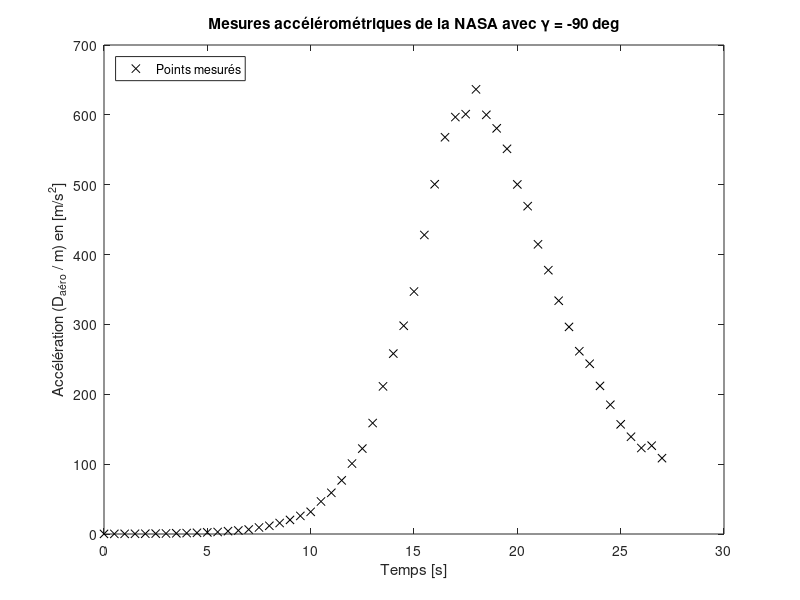
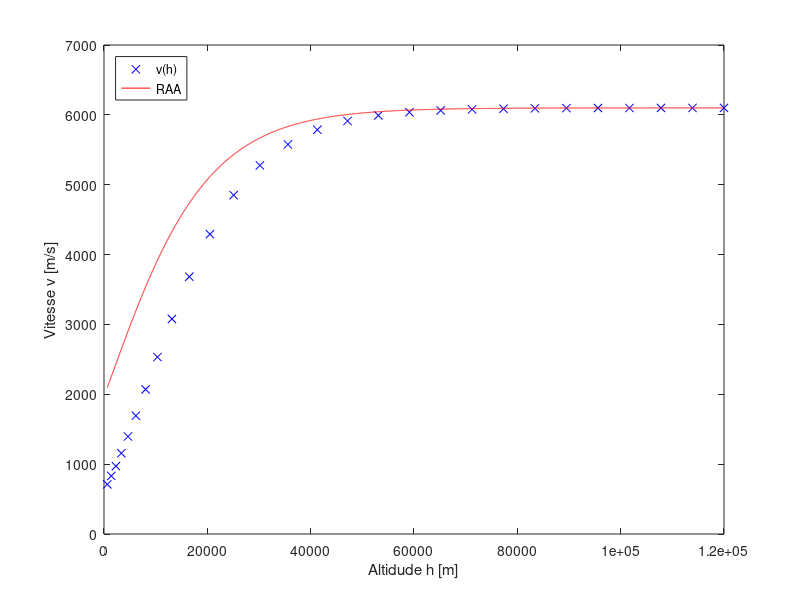

Reproduce these figures in MATLAB, in order.
clc
clear all
close all

load Accelero_Data_from_NASA

% ======== Paramètres ========  %
% NOTE : Mettre tout les angles en RADIANS dans les équations

m = 50;                 % kg            Masse de la capsule)
J = 1.5;                % kg-m^2        Inertie de la capsule)
R_mars = 3397e3;        % m             Rayon de mars
mu_mars = 42830e9;      % m^3/s^2       Paramètre grav. de Mars
%rho0 = ???             % ???           Densité atmosphérique à h0
%hs = ???               % ???           Facteur d'échelle de la densité
S = 0.8;                % m^2           Surface aéro. de la capsule
d = 0.05;               % m             Dimension aéro. de la capsule
CD0 = 1.2;              %               Coefficient de la trainée
CLa = 0.8;              %               Coefficient de la portance
CMa = -0.07;            %               Coefficient de couple
CMq = -0.05;            %               Coefficient d'amortissement
CMd = 0.1;              %               Coefficient de volet aéro.

% ======== Condition intiales ======== %

v_ini = 6100;           % m/s
gamma_ini = -20.5;      % deg       !!!
h_ini = 120000;         % m
s_ini = 0.0;            % deg       !!!
theta_ini = -80;        % deg       !!!
q_ini = 0.0;            % deg/s     !!!

% ======== Condition finales désirées ======== %

v_fin1 = 250;           % m/s       
v_fin2 = 300;           % m/s
h_fin = 10000;          % m

% ======== Contraintes ======== %

Delta_t_lim = 40;        % s
P_dyn_max = 9500;        % N/m^2
% │theta_cmd│ < 60 deg


%% Résultat de la NASA

% ======== Condition intiales ======== %

v_ini_nasa = 6100;          % m/s
gamma_ini_nasa = -90;       % deg       
h_ini_nasa = 120000;        % m
s_ini_nasa = 0.0;           % deg       
theta_ini_nasa = -90;       % deg       
q_ini_nasa = 0.0;           % deg/s     


% ======== Bruit de mesure et Paramètre Balistique ======== %
sigma_n = 0.035;            % ??? car sigma_n((a_mes-a_approx)/a_mes) donc mult ???
B = CD0*S/m;                % m^2/kg

%% Identification

figure(1)
plot(t,acc_mes,'kx')
xlabel('Temps [s]')
ylabel('Accélération (D_{aéro} / m) en [m/s^2]')
legend('Points mesurés','Location','NorthWest')
title('Mesures accélérométriques de la NASA avec \gamma = -90 deg')





% Intégrons les données pour obtenir v(h). On cherche donc deux set de
% données qui donne des v et des h pour des temps identiques qu'on met
% ensemble par la suite. a->v par Trapeze et v->h par Simpson. Int

% 1. Trapèze:
v_trap(1) = 0;  %Initialisation du vecteur
dt = t(2)-t(1);
%dt = (t(end) - t(1))/length(t)
for n = 2:length(acc_mes)
    v_trap(n) = dt/2 * (acc_mes(1) + acc_mes(n) + 2*sum(acc_mes(2:n-1)));
end
v_trap = -v_trap + v_ini_nasa; % Pour ajouter la vitesse initiale à t = 0;

figure
plot(t, v_trap)

% Erreur sur trapeze
fpa_v = (acc_mes(2)-acc_mes(1))/dt; 
fpb_v = (acc_mes(end)-acc_mes(end-1))/dt; 
err_v = abs(dt^2/12 * (fpb_v - fpa_v));

% 2. Simpson:
h_simp(1) = 0;  %Initialisation du vecteur
t_simp(1) = t(1);
for n = 3:2:length(v_trap)
    h_simp((n-1)/2+1) = dt/3 * (-v_trap(1) + -v_trap(n) + 4*sum(-v_trap(2:2:n-1)) + 2*sum(-v_trap(3:2:n-1)));
    t_simp((n-1)/2+1) = t(n);
end
h_simp = h_simp + h_ini_nasa; % Pour ajouter la hauteur initiale à t = 0;

% Erreur sur Simpson
fpppa_h = ( -v_trap(4) - -3*v_trap(3) + -3*v_trap(2) - -v_trap(1) )/dt^3; 
fpppb_h = ( -v_trap(end) - -3*v_trap(end-1) + -3*v_trap(end-2) - -v_trap(end-3) )/dt^3;
err_h = abs(dt^4/180 * (fpppb_h - fpppa_h));

% Les paires de données sont donc v_trap(1:2:end) et h_simp pour t_simp (ou
% t(1:2:end)

% 3. Approximation à 2 paramètres:
Pdyn = acc_mes*m/(S*CD0);

Y = log(2*Pdyn(1:2:end)./(v_trap(1:2:end)'.^2));
X = h_simp';

b_m = inv([length(X),sum(X);sum(X),sum(X.^2)])*[sum(Y);sum(Y.*X)];

hs = -1/b_m(2)      % hs = 11100 [m] ou 1.11e4 [km] selon google
rho0 = exp(b_m(1))  % rho0 = 0.020 kg/m^3 selon google

% 4.  Calcul de l'erreur RMS et R2
% RMS
a_approx = (S*CD0)/m * 1/2*rho0*exp(-h_simp/hs).*v_trap(1:2:end).^2;
E = sum((a_approx-acc_mes(1:2:end)').^2);
RMS_a = sqrt(1/length(acc_mes(1:2:end)) * E)   % NOTE : RMS de l'acceleration

% NOTE : R2 TOUJOURS calculée dans le domaine linéaire (Y,X)
Y_calc = log(rho0*exp(-h_simp/hs));
R2 = sum((Y_calc-mean(Y)).^2)/sum((Y-mean(Y)).^2);


% 5. Comparaison avec bruit de l'accelerometre + RMS absolue (a_mes-a_approx)
% et (a_mes-a_approx)/a_mes

% ????????????


%% Validation de la RAA
h_raa = linspace(h_simp(1),h_simp(end),1e4);

rho_raa = 1/2 * rho0 * exp(-h_raa/hs);
rho_raa_ini = 1/2 * rho0 * exp(-h_ini_nasa/hs);
v_raa = v_ini_nasa * exp(1/2 * B * hs * (rho_raa - rho_raa_ini)/sind(gamma_ini_nasa));

figure(2)
plot(h_simp,v_trap(1:2:end),'xb')
hold on
plot(h_raa,v_raa,'r')
hold off
xlabel('Altidude h [m]')
ylabel('Vitesse v [m/s]')
legend('v(h)','RAA','Location','NorthWest')

%% Vérification des limites structurelle de la capsule

% Exprimons la courbe Pdyn avec RAA+gravité et appliquons Newton-Rhapson
% sur celui-ci. Note: Ce Pdyn sera en fonction de h et le delta_t_lim sera
% fait a partir du delta_h trouver par newton-rhapson.


% 0. Calcu de delta_v_aero
% delta_v_aero1 = v_fin1 - sqrt(v_raa.^2 + 2*mu_mars*(1/(h_fin+R_mars) - 1./(h_raa+R_mars)));
% delta_v_aero2 = v_fin2 - sqrt(v_raa.^2 + 2*mu_mars*(1/(h_fin+R_mars) - 1./(h_raa+R_mars)));

delta_v_aero1 = v_fin1 - sqrt(v_ini^2 + 2*mu_mars*(1/(h_fin+R_mars) - 1/(h_ini+R_mars)));
delta_v_aero2 = v_fin2 - sqrt(v_ini^2 + 2*mu_mars*(1/(h_fin+R_mars) - 1/(h_ini+R_mars)));

% 1. Calcul de l'angle gamma_ref pour les deux vitesse terminales

% Rho final utilisé dans les calculs de gamma ref
rho_fin = rho0*exp(-h_fin/hs);

gamma_ref1 = asind(0.5*B*hs*(rho_fin - rho_raa_ini)/(log(1 + delta_v_aero1/v_ini))); 
gamma_ref2 = asind(0.5*B*hs*(rho_fin - rho_raa_ini)/(log(1 + delta_v_aero2/v_ini))); 

% Ça c'est le vecteur avec tous les gamma ref calculés mais je sais pas
% lequel je dois prendre tho (PER PHILIPPE, PRENDRE LE INITIAL)
% gamma_ref1 = asind(0.5*B*hs*(rho_fin - rho_raa)./(log(1 + delta_v_aero1./v_raa)));
% gamma_ref2 = asind(0.5*B*hs*(rho_fin - rho_raa)./(log(1 + delta_v_aero2./v_raa)));

% Je refais le vecteur de v avec la raa
v_raa_ref1 =  v_ini_nasa * exp(1/2 * B * hs * (rho_raa - rho_raa_ini)./sind(gamma_ref1));
v_raa_ref2 =  v_ini_nasa * exp(1/2 * B * hs * (rho_raa - rho_raa_ini)./sind(gamma_ref2));

Pdyn_ref1 = 1/2* rho_raa .* v_raa_ref1.^2;
Pdyn_max1 = max(Pdyn_ref1);

Pdyn_ref2 = 1/2* rho_raa .* v_raa_ref2.^2;
Pdyn_max2 = max(Pdyn_ref2); % ON EST GOOD C'EST EN BAS DE 9500

% 2. Newton-Raphson 

% Je suis rendu ici :') (2023-04-01 18:03)
